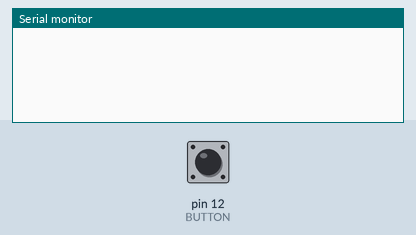
The sketch below on a simulated Arduino Uno, built with avr-gcc and run on an emulated ATmega328P. Shown: the last lines printed to the serial monitor. Inputs (shaded band) come from the test bench; at power-on: pin 12 (BUTTON) HIGH.

Above: at 1.2 s.
1.3 s: pin 12 (BUTTON) pulled LOW for 0.15 s
At 3.4 s:
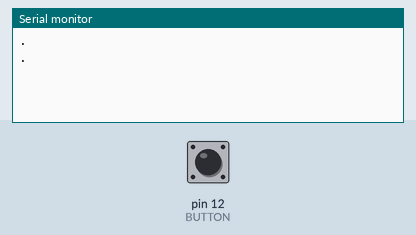
3.7 s: pin 12 (BUTTON) pulled LOW for 1 s
At 6.0 s:
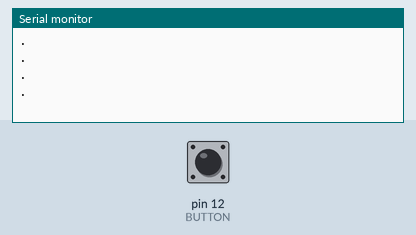
6.9 s: pin 12 (BUTTON) pulled LOW for 0.15 s
At 8.7 s:
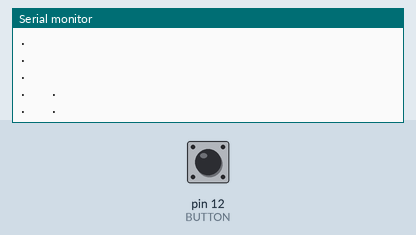
9.3 s: pin 12 (BUTTON) pulled LOW for 1 s
At 12.2 s:
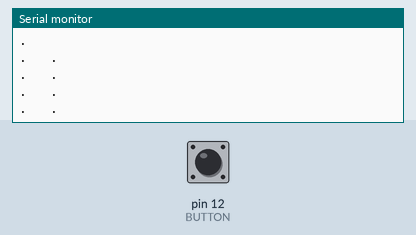
12.5 s: pin 12 (BUTTON) pulled LOW for 3.2 s
At 16.9 s:
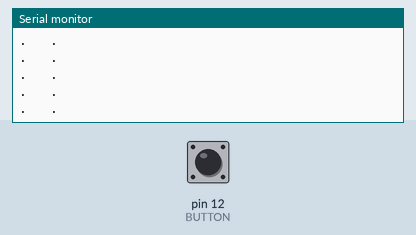
18.0 s: pin 12 (BUTTON) pulled LOW for 0.15 s
At 20.1 s:
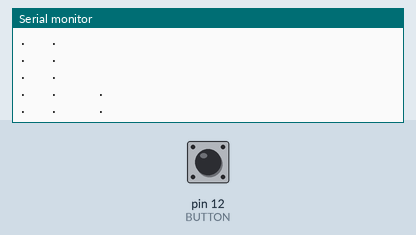

The sketch:

encoder_button.ino
```cpp
#define BUTTON 12
#define SDA 18
char input_word[100]="";
int i;
int pomoc=0;
int pomoc1=0;
int pomoc2=1;
void setup() {
  // put your setup code here, to run once:
  pinMode(BUTTON, INPUT_PULLUP);
  pinMode(SDA, OUTPUT);
  Serial.begin(9600);

}
int b;
int pomocna=1;
void loop() {

  // put your main code here, to run repeatedly:
  //check_state_of_pin = digitalRead(SDA);

  b=digitalRead(BUTTON);


      if(b==0)
      {
        pomoc++;
        pomoc1=0;
        pomoc2=0;
      }
      else
      {
        pomoc1++;
      }

      if(b==1 && b!=pomocna && pomoc<10)

    {
      input_word[i]='.';
      i++;
      digitalWrite(SDA, HIGH);
      delay(1);
      digitalWrite(SDA, LOW);
      pomoc=0;
      Serial.println(input_word);
    }else
    if(b==1 && b!=pomocna && pomoc<20)
    {
      input_word[i]='-';
      i++;
      digitalWrite(SDA, HIGH);
      delay(3);
      digitalWrite(SDA, LOW);
      pomoc=0;
      Serial.println(input_word);
    }else
    if(b==1 && b!=pomocna ) {

      input_word[i]=' ';
      i++;
      digitalWrite(SDA, HIGH);
      delay(7);
      digitalWrite(SDA, LOW);
      pomoc=0;
      Serial.println(input_word);

    }
    /*if(b==1 && b!=pomocna && pomoc>40)
    {
      digitalWrite(SDA, HIGH);
      delay(7);

      digitalWrite(SDA, LOW);
      pomoc=0;
    }*/

    if(pomoc1>15 && pomoc2==0)
    {
      input_word[i]=' ';
      i++;
      digitalWrite(SDA, HIGH);
      delay(5);
      digitalWrite(SDA, LOW);
      pomoc2=1;
      Serial.println(input_word);
    }
    pomocna = digitalRead(BUTTON);

    delay(50);

}
```

Measured:
- after the input at 1.3 s, the serial monitor: prints a new line after 0.15 s (image 1)
- after the input at 3.7 s, the serial monitor: prints a new line after 1.0 s (image 2)
- after the input at 6.9 s, the serial monitor: prints a new line after 0.17 s (image 3)
- after the input at 9.3 s, the serial monitor: prints a new line after 1.0 s (image 4)
- after the input at 12.5 s, the serial monitor: prints a new line after 3.2 s (image 5)
- after the input at 18.0 s, the serial monitor: prints a new line after 0.16 s (image 6)
